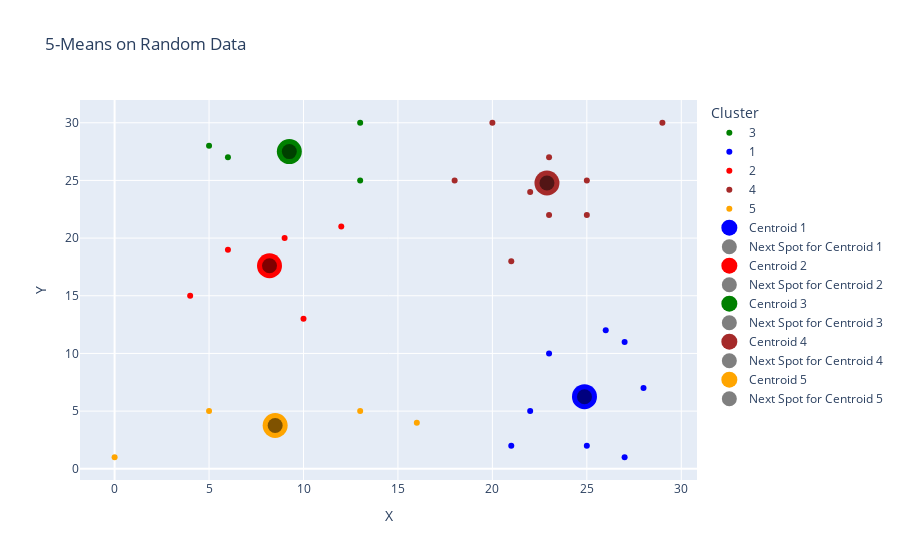

Notebook source saved alongside this figure:
### Code cell
data_random = pd.DataFrame(data_random)
data_random = data_random.rename(columns={0: 'X', 1: 'Y', 2:'Cluster'})
data_random["Cluster"] = data_random['Cluster'].astype(str)

color_map = {'1': 'blue', '2': 'red','3': 'green','4': 'brown','5': 'orange',}

fig_rand = px.scatter(data_random, x='X', y='Y', color='Cluster', color_discrete_map=color_map, title=str(k)+"-Means on Random Data")

for c in centroids:
    num = str(c.cluster_number)
    color = color_map[num]
    fig_rand.add_trace(go.Scatter(x=[c.x_old], y=[c.y_old], name="Centroid "+num, mode='markers', marker=dict(size=25, color=color)))
    fig_rand.add_trace(go.Scatter(x=[c.x], y=[c.y], name="Next Spot for Centroid "+num, mode='markers', marker=dict(size=15, color='black', opacity=0.5)))


fig_rand.show()

### Figure 1 — Plotly figure (JSON) as saved in the notebook; plotly's stock layout.template omitted (floating-point values rounded to 4 significant figures)
{"data": [{"hovertemplate": "Cluster=3<br>X=%{x}<br>Y=%{y}<extra></extra>", "legendgroup": "3", "marker": {"color": "green", "symbol": "circle"}, "mode": "markers", "name": "3", "orientation": "v", "showlegend": true, "type": "scatter", "x": [13, 13, 6, 5], "xaxis": "x", "y": [25, 30, 27, 28], "yaxis": "y"}, {"hovertemplate": "Cluster=1<br>X=%{x}<br>Y=%{y}<extra></extra>", "legendgroup": "1", "marker": {"color": "blue", "symbol": "circle"}, "mode": "markers", "name": "1", "orientation": "v", "showlegend": true, "type": "scatter", "x": [26, 27, 27, 22, 23, 21, 28, 25], "xaxis": "x", "y": [12, 11, 1, 5, 10, 2, 7, 2], "yaxis": "y"}, {"hovertemplate": "Cluster=2<br>X=%{x}<br>Y=%{y}<extra></extra>", "legendgroup": "2", "marker": {"color": "red", "symbol": "circle"}, "mode": "markers", "name": "2", "orientation": "v", "showlegend": true, "type": "scatter", "x": [12, 9, 10, 6, 4], "xaxis": "x", "y": [21, 20, 13, 19, 15], "yaxis": "y"}, {"hovertemplate": "Cluster=4<br>X=%{x}<br>Y=%{y}<extra></extra>", "legendgroup": "4", "marker": {"color": "brown", "symbol": "circle"}, "mode": "markers", "name": "4", "orientation": "v", "showlegend": true, "type": "scatter", "x": [25, 21, 29, 18, 20, 25, 22, 23, 23], "xaxis": "x", "y": [22, 18, 30, 25, 30, 25, 24, 22, 27], "yaxis": "y"}, {"hovertemplate": "Cluster=5<br>X=%{x}<br>Y=%{y}<extra></extra>", "legendgroup": "5", "marker": {"color": "orange", "symbol": "circle"}, "mode": "markers", "name": "5", "orientation": "v", "showlegend": true, "type": "scatter", "x": [16, 0, 13, 5], "xaxis": "x", "y": [4, 1, 5, 5], "yaxis": "y"}, {"marker": {"color": "blue", "size": 25}, "mode": "markers", "name": "Centroid 1", "type": "scatter", "x": [24.88], "y": [6.25]}, {"marker": {"color": "black", "opacity": 0.5, "size": 15}, "mode": "markers", "name": "Next Spot for Centroid 1", "type": "scatter", "x": [24.88], "y": [6.25]}, {"marker": {"color": "red", "size": 25}, "mode": "markers", "name": "Centroid 2", "type": "scatter", "x": [8.2], "y": [17.6]}, {"marker": {"color": "black", "opacity": 0.5, "size": 15}, "mode": "markers", "name": "Next Spot for Centroid 2", "type": "scatter", "x": [8.2], "y": [17.6]}, {"marker": {"color": "green", "size": 25}, "mode": "markers", "name": "Centroid 3", "type": "scatter", "x": [9.25], "y": [27.5]}, {"marker": {"color": "black", "opacity": 0.5, "size": 15}, "mode": "markers", "name": "Next Spot for Centroid 3", "type": "scatter", "x": [9.25], "y": [27.5]}, {"marker": {"color": "brown", "size": 25}, "mode": "markers", "name": "Centroid 4", "type": "scatter", "x": [22.89], "y": [24.78]}, {"marker": {"color": "black", "opacity": 0.5, "size": 15}, "mode": "markers", "name": "Next Spot for Centroid 4", "type": "scatter", "x": [22.89], "y": [24.78]}, {"marker": {"color": "orange", "size": 25}, "mode": "markers", "name": "Centroid 5", "type": "scatter", "x": [8.5], "y": [3.75]}, {"marker": {"color": "black", "opacity": 0.5, "size": 15}, "mode": "markers", "name": "Next Spot for Centroid 5", "type": "scatter", "x": [8.5], "y": [3.75]}], "layout": {"legend": {"title": {"text": "Cluster"}, "tracegroupgap": 0}, "title": {"text": "5-Means on Random Data"}, "xaxis": {"anchor": "y", "domain": [0, 1], "title": {"text": "X"}}, "yaxis": {"anchor": "x", "domain": [0, 1], "title": {"text": "Y"}}}}
